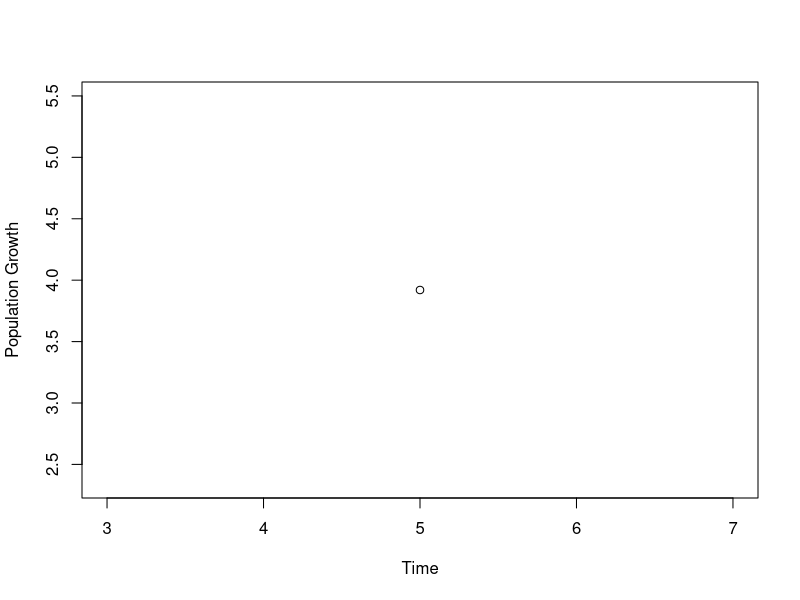
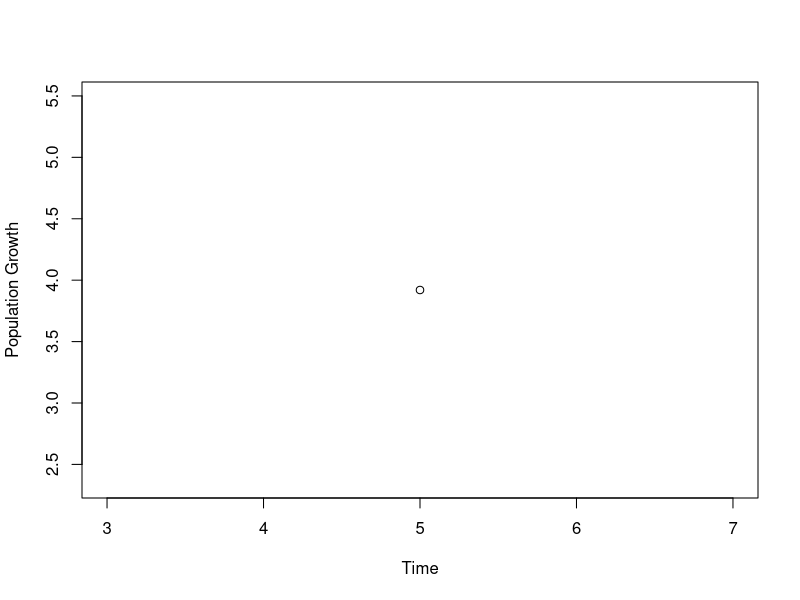
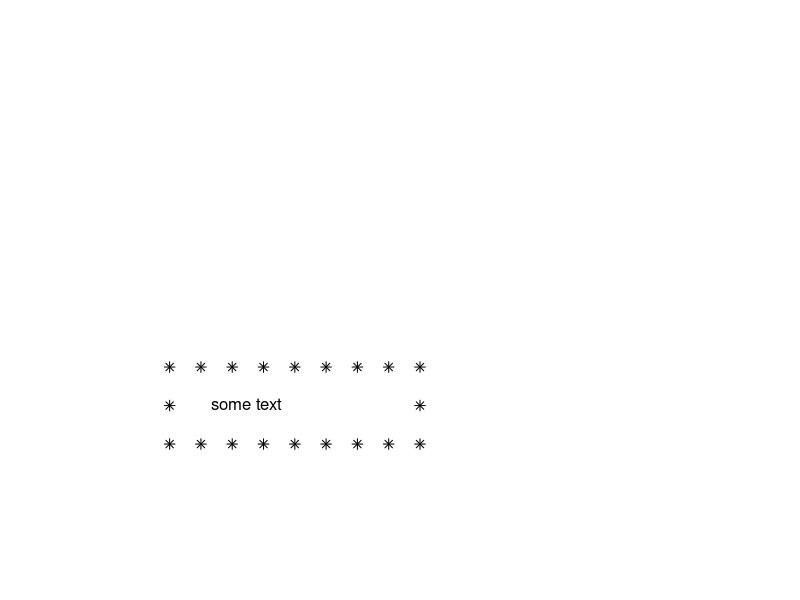
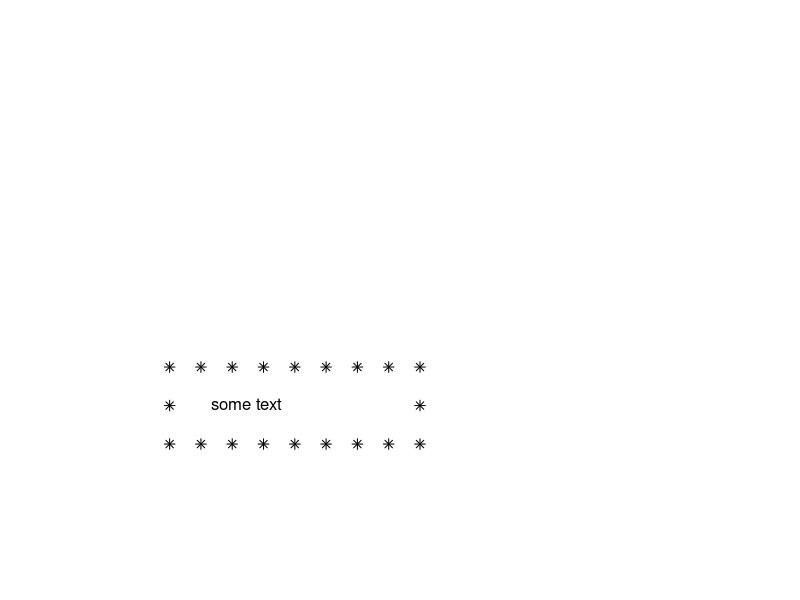
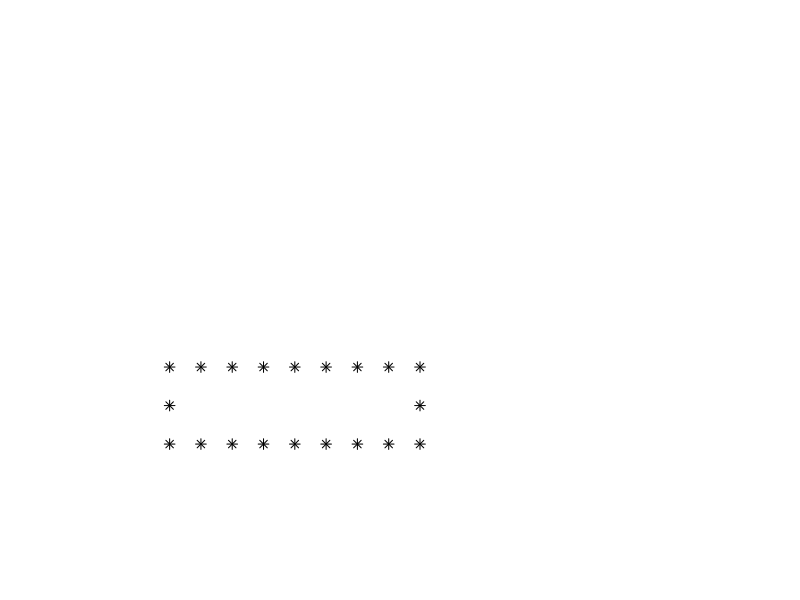

Here is the R script that generated these plots, in order: (Note: this script raises an error after producing the figures.)
#Programming for Biologists 10/24
#control flow exercises

#1. Write a loop that prints out the numbers from 20 to 10
for (i in 20:10){
  print(i)
}

#2. Write a loop that print out only the numbers from 20 to 10 that are even
for(i in 20:10){
  if(i%%2 ==0)
  print(i)
}

#3. Write a function that calculates whether a number is a prime number (hint: what does 2 %% 3 give you?) 
p_func <- function(num){
  if(sum(num/1:num==num%/%1:num)==2)
    print(paste(num, "job: Number"))
}

#checking the function
p_func(7)

#credit: http://stackoverflow.com/questions/19767408/prime-number-function-in-r

#4 Write a loop that prints out the numbers from 1 to 20, printing “Good: NUMBER” if the number is divisible by five and “Job: NUMBER” if then number is prime, and nothing otherwise.

for(num in 1:20){
  if(num%%5==0) {
    print(paste(num, "Good: number")) } else {
      p_func(num)
    }
}

#5. A biologist is modelling population growth using a Gompertz curve, which is defined as y(t) = a.e−b.e−c.t where y is population size, t is time, a and b are parameters, and e is the exponent al function. Write them a function that calculates population size at any time for any values of its parameters.
a= 4 #carrying capacity
b= 3 #displacement rate
c= 1 #population growth rate
t= 5
pop_growth=function(a, b, c, t){
a*exp((-b)*exp((-c)*t)) 
}

#plugging in random numbers
y=pop_growth(a,b,c,t)
y
#6. The biologist likes your function so much they want you to write another function that plots the progress of the population over a given length of time. Write it for them.
pop_plot=function(t, y){
plot(t, y, xlab= "Time", ylab="Population Growth")
}
pop_plot(5, y)

#7. The biologist has fallen in love with your plotting function, but want to colour y values above a as blue, and y values above b as red. Change your function to allow that.
pop_plot=function(t,y){
plot(t, y, xlab= "Time", ylab="Population Growth", col=ifelse(a<y, "blue", ifelse(y>b, "red", "black")))
}
#8. You are beginning to suspect the biologist is taking advantage of you. Modify your function to plot in purple any y value that’s above a and b. Hint: try putting 3==3 & 2==2 and 3==4 | 2==2 into an if statement and see what you get. Using this construction may make this simpler.
pop_plot=function(t,y){
  plot(t, y, xlab= "Time", ylab="Population Growth", col=ifelse(y>a & y>b , "purple", "black"))
}
pop_plot(5, y)

#9. Write a function that draws boxes of a specified width and height that look like this (height 3, width 5):
x<-c(1.0,1.5,2.0,2.5,3.0,3.5,4.0,4.5,5.0,1.0,1.0,1.5,2.0,2.5,3.0,3.5,4.0,4.5,5.0,5.0)
y<-c(1.0,1.0,1.0,1.0,1.0,1.0,1.0,1.0,1.0,2.0,3.0,3.0,3.0,3.0,3.0,3.0,3.0,3.0,3.0,2.0)
bx_func<-function(x,y){
plot(x,y, type="n", axes=F, ann=F, xlim=c(0,10), ylim=c(0,10), pch=8)
points(x,y, pch=8)
}

#10. Modify your box function to put text centred inside the box, like this:
x<-c(1.0,1.5,2.0,2.5,3.0,3.5,4.0,4.5,5.0,1.0,1.0,1.5,2.0,2.5,3.0,3.5,4.0,4.5,5.0,5.0)
y<-c(1.0,1.0,1.0,1.0,1.0,1.0,1.0,1.0,1.0,2.0,3.0,3.0,3.0,3.0,3.0,3.0,3.0,3.0,3.0,2.0)
bx_func<-function(x,y){
  plot(x,y, type="n", axes=F, ann=F, xlim=c(0,10), ylim=c(0,10), pch=8)
  points(x,y, pch=8)
  text(1.5,2, labels="some text", pos=4)
}
bx_func(x,y)

#11. Modify your box function to build boxes of arbitrary text, taking dimensions specified in terms of dimensions, not the text. For example, box("wdp", 3, 9, "hey") might produce:
x<-c(1.0,1.5,2.0,2.5,3.0,3.5,4.0,4.5,5.0,1.0,1.0,1.5,2.0,2.5,3.0,3.5,4.0,4.5,5.0,5.0)
y<-c(1.0,1.0,1.0,1.0,1.0,1.0,1.0,1.0,1.0,2.0,3.0,3.0,3.0,3.0,3.0,3.0,3.0,3.0,3.0,2.0)
tx= "some text"
bx_func<-function(x,y,tx){
  plot(x,y, type="n", axes=F, ann=F, xlim=c(0,10), ylim=c(0,10), pch=8)
  points(x,y, pch=8)
  text(1.5,2, labels=tx, pos=4)
}
bx_func(x,y,tx)

plot(x,y, type="n", axes=F, ann=F, xlim=c(0,10), ylim=c(0,10))
points(x,y, pch=8)
par(fin=.3,.5)

plot(-1:1, -1:1, type = "n", xlab = "Re", ylab = "Im")
K <- 16; text(exp(1i * 2 * pi * (1:K) / K), col = 2)


